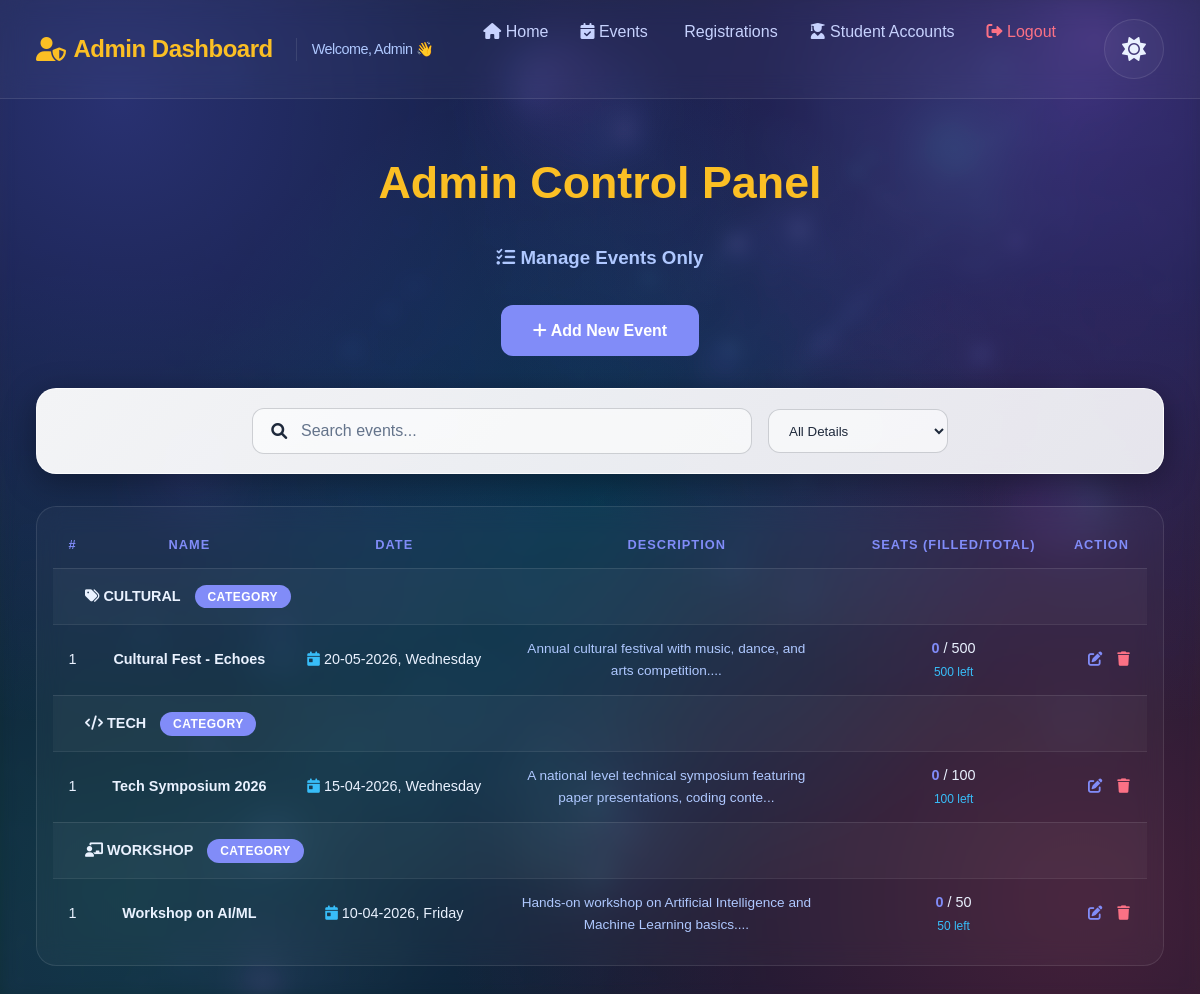
Screenshot of /admin_dashboard.php?section=events (signed in) with the database file from the repository.
### tables this page shows
CREATE TABLE IF NOT EXISTS `events` (
  `id` int(11) NOT NULL AUTO_INCREMENT,
  `event_name` varchar(255) NOT NULL,
  `category` varchar(100) NOT NULL,
  `event_date` date NOT NULL,
  `description` text NOT NULL,
  `venue` varchar(255) NOT NULL,
  `event_time` varchar(100) NOT NULL,
  `image` varchar(255) NOT NULL,
  `seats` int(11) NOT NULL,
  `status` varchar(50) NOT NULL,
  PRIMARY KEY (`id`)
);

### admin_dashboard.php (the view, shortened to what this page needs)
<?php
include 'connect.php';
?>
<!DOCTYPE html>
<html>
<head>
    <link rel="stylesheet" href="style.css?v=<?php echo time(); ?>">
    <link rel="stylesheet" href="https://cdnjs.cloudflare.com/ajax/libs/font-awesome/6.0.0/css/all.min.css">
</head>
<body>
<div class="navbar">
    <div class="logo">
        <i class="fas fa-user-shield"></i> Admin Dashboard
        <span style="font-size: 0.9rem; font-weight: 400; color: var(--text-muted); margin-left: 15px; border-left: 1px solid var(--glass-border); padding-left: 15px;">
            Welcome, Admin 👋
        </span>
    </div>
    <div class="nav-links">
        <a href="admin_dashboard.php"><i class="fas fa-home"></i> Home</a>
        <a href="?section=events"><i class="fas fa-calendar-check"></i> Events</a>
        <a href="?section=registrations"><i class="fas fa-users-viewfinder"></i> Registrations</a>
        <a href="?section=students"><i class="fas fa-user-graduate"></i> Student Accounts</a>
        <a href="#" onclick="confirmLogout()" style="color: var(--accent);"><i class="fas fa-sign-out-alt"></i> Logout</a>
        <button id="theme-toggle" class="theme-toggle" title="Toggle Theme">
            <i class="fas fa-sun"></i>
        </button>
    </div>
</div>
<h1 class="title title-admin">Admin Control Panel</h1>
<?php
$section = $_GET['section'] ?? 'analytics';
if($section == 'registrations'){
    $event_filter = $_GET['event'] ?? '';
    $roll_filter = $_GET['rollno'] ?? '';
    echo "<h3 style='text-align:center; color: var(--text-muted); margin-bottom: 1rem;'>Registered Students Only</h3>";
    if ($event_filter || $roll_filter) {
        $filter_label = $event_filter ? "Event: " . htmlspecialchars($event_filter) : "Student: " . htmlspecialchars($roll_filter);
        echo "<p style='text-align: center; color: var(--secondary); margin-bottom: 1rem;'>
                <i class='fas fa-filter'></i> Filtered by: <strong>$filter_label</strong>
                <a href='admin_dashboard.php?section=registrations' style='margin-left: 1rem; color: var(--accent); text-decoration: none;'><i class='fas fa-times-circle'></i> Clear Filter</a>
              </p>";
    }
    echo "<div class='search-container'>
            <div class='search-wrapper'>
                <i class='fas fa-search'></i>
                <input type='text' id='regSearchInputOnly' class='search-input' placeholder='Search registered students...'>
            </div>
            <select id='regSearchCategoryOnly' class='search-select'>
                <option value='-1'>All Categories</option>
                <option value='1'>Name</option>
                <option value='2'>Roll No</option>
                <option value='4'>Department</option>
                <option value='6'>Event</option>
            </select>
          </div>";
    $query = "SELECT * FROM registrations";
    if ($event_filter) {
        $safe_event = mysqli_real_escape_string($conn, $event_filter);
        $query .= " WHERE event = '$safe_event'";
    } elseif ($roll_filter) {
        $safe_roll = mysqli_real_escape_string($conn, $roll_filter);
        $query .= " WHERE rollno = '$safe_roll'";
    }
    $result = mysqli_query($conn, $query);
    $serial_no = 1;
    echo "<div class='table-container'>
            <table id='registrationsTableOnly'>
                <tr>
                    <th>#</th>
                    <th>Name</th>
                    <th>Roll No</th>
                    <th>Email</th>
                    <th>Mobile</th>
                    <th>Department</th>
                    <th>Year</th>
                    <th>Event</th>
                    <th>Action</th>
                </tr>";
    while($row = mysqli_fetch_assoc($result)){
        echo "<tr>
                <td>" . $serial_no++ . "</td>
                <td>{$row['name']}</td>
                <td>{$row['rollno']}</td>
                <td>{$row['email']}</td>
                <td>{$row['mobile']}</td>
                <td>{$row['department']}</td>
                <td>{$row['year']}</td>
                <td>{$row['event']}</td>
                <td style='text-align: center;'>
                    <a href='delete.php?id={$row['id']}' style='color: var(--accent); text-decoration: none;' title='Remove' onclick=\"return confirm('Remove student from this event?')\"><i class='fas fa-trash'></i></a>
                </td>
              </tr>";
    }
    echo "</table></div>";
}
elseif($section == 'events'){
    echo "<h3 style='text-align:center; color: var(--text-muted); margin-bottom: 2rem;'><i class='fas fa-tasks'></i> Manage Events Only</h3>";
    echo "<div style='text-align:center; margin-bottom:2rem;'>
            <a href='add_event.php' class='btn'><i class='fas fa-plus'></i> Add New Event</a>
          </div>";
    echo "<div class='search-container'>
            <div class='search-wrapper'>
                <i class='fas fa-search'></i>
                <input type='text' id='eventSearchInput' class='search-input' placeholder='Search events...'>
            </div>
            <select id='eventSearchCategory' class='search-select'>
                <option value='-1'>All Details</option>
                <option value='1'>Name</option>
                <option value='2'>Date</option>
                <option value='3'>Description</option>
            </select>
          </div>";
    $result = mysqli_query($conn, "SELECT DISTINCT category FROM events ORDER BY category ASC");
    $categories = [];
    while($cat_row = mysqli_fetch_assoc($result)) {
        $categories[] = $cat_row['category'] ?: 'Uncategorized';
    }
    function render_admin_events_table_rows($events, $conn, $category_label, $badge_class, $icon, $is_completed = false) {
        echo "<tr style='background: var(--glass-bg);'><td colspan='6' style='text-align: left; padding: 1rem 2rem;'><strong><i class='$icon'></i> $category_label</strong> <span class='badge $badge_class' style='margin-left: 10px;'>Category</span></td></tr>";
        $serial_no = 1;
        foreach($events as $row) {
            $event_name = $row['event_name'];
            $total_seats = $row['seats'];
            $reg_query = mysqli_query($conn, "SELECT COUNT(*) as count FROM registrations WHERE event='$event_name'");
            $reg_data = mysqli_fetch_assoc($reg_query);
            $filled_seats = $reg_data['count'];
            $available_seats = $total_seats - $filled_seats;
            $formatted_date = date('d-m-Y, l', strtotime($row['event_date']));
            echo "<tr>";
            echo "<td>".$serial_no++."</td>";
            echo "<td style='font-weight: 600;'>".$row['event_name']."</td>";
            echo "<td><i class='fas fa-calendar-day' style='color: var(--secondary);'></i> ".$formatted_date."</td>";
            echo "<td><div style='max-width:300px; font-size:0.85rem; color:var(--text-muted);'>".substr($row['description'], 0, 80)."...</div></td>";
            echo "<td><span style='color: var(--primary); font-weight:700;'>$filled_seats</span> / $total_seats <br> <small style='color: " . ($available_seats > 0 ? "var(--secondary)" : "var(--accent)") . ";'>$available_seats left</small></td>";
            echo "<td style='text-align: center;'>
                    <div style='display: flex; gap: 15px; justify-content: center;'>
                        <a href='admin_dashboard.php?section=registrations&event=" . urlencode($row['event_name']) . "' style='color: var(--secondary); text-decoration: none;' title='View Registered Students'><i class='fas fa-users-viewfinder'></i></a>
                        <a href='edit_event.php?id=".$row['id']."' style='color: var(--primary); text-decoration: none;' title='Edit'><i class='fas fa-edit'></i></a>
                        <a href='delete_event.php?id=".$row['id']."' style='color: var(--accent); text-decoration: none;' title='Delete' onclick=\"return confirm('Delete this event?')\"><i class='fas fa-trash'></i></a>
                    </div>
                  </td>";
            echo "</tr>";
        }
    }
    echo "<div class='table-container'>
            <table id='eventsTable' style='width: 100%; border-collapse: collapse;'>
                <thead>
                    <tr>
                        <th>#</th>
                        <th>NAME</th>
                        <th>DATE</th>
                        <th>DESCRIPTION</th>
                        <th>SEATS (FILLED/TOTAL)</th>
                        <th>ACTION</th>
                    </tr>
                </thead>
                <tbody>";
    foreach($categories as $category) {
        $safe_cat = mysqli_real_escape_string($conn, $category);
        $cat_events_res = mysqli_query($conn, "SELECT * FROM events WHERE (category='$safe_cat' OR (category='' AND '$category'='Uncategorized')) ORDER BY event_date DESC");
        $cat_events = [];
        while($ce = mysqli_fetch_assoc($cat_events_res)) $cat_events[] = $ce;
        $icon = 'fas fa-tags';
        if(stripos($category, 'tech') !== false) $icon = 'fas fa-code';
        if(stripos($category, 'work') !== false) $icon = 'fas fa-chalkboard-teacher';
        render_admin_events_table_rows($cat_events, $conn, strtoupper($category), 'badge-month', $icon);
    }
    echo "</tbody></table></div>";
}
?>
</body>
</html>

### admin_dashboard.php (style rules this page uses)
body::before { background: linear-gradient(rgba(15, 23, 42, 0.78), rgba(15, 23, 42, 0.78)), url('admin_portal_bg.png') !important; background-size: cover !important; background-position: center !important; }

### rows the page displays
events: event_name "Cultural Fest - Echoes", event_date "20-05-2026, Wednesday", description "Annual cultural festival with music, dance, and arts competition.", filled_seats "0", seats "500"
events: event_name "Tech Symposium 2026", event_date "15-04-2026, Wednesday", description "A national level technical symposium featuring paper presentations, coding conte", filled_seats "0", seats "100"
events: event_name "Workshop on AI/ML", event_date "10-04-2026, Friday", description "Hands-on workshop on Artificial Intelligence and Machine Learning basics.", filled_seats "0", seats "50"

### other values shown
$category_label "CULTURAL"
$category_label "TECH"
$category_label "WORKSHOP"
